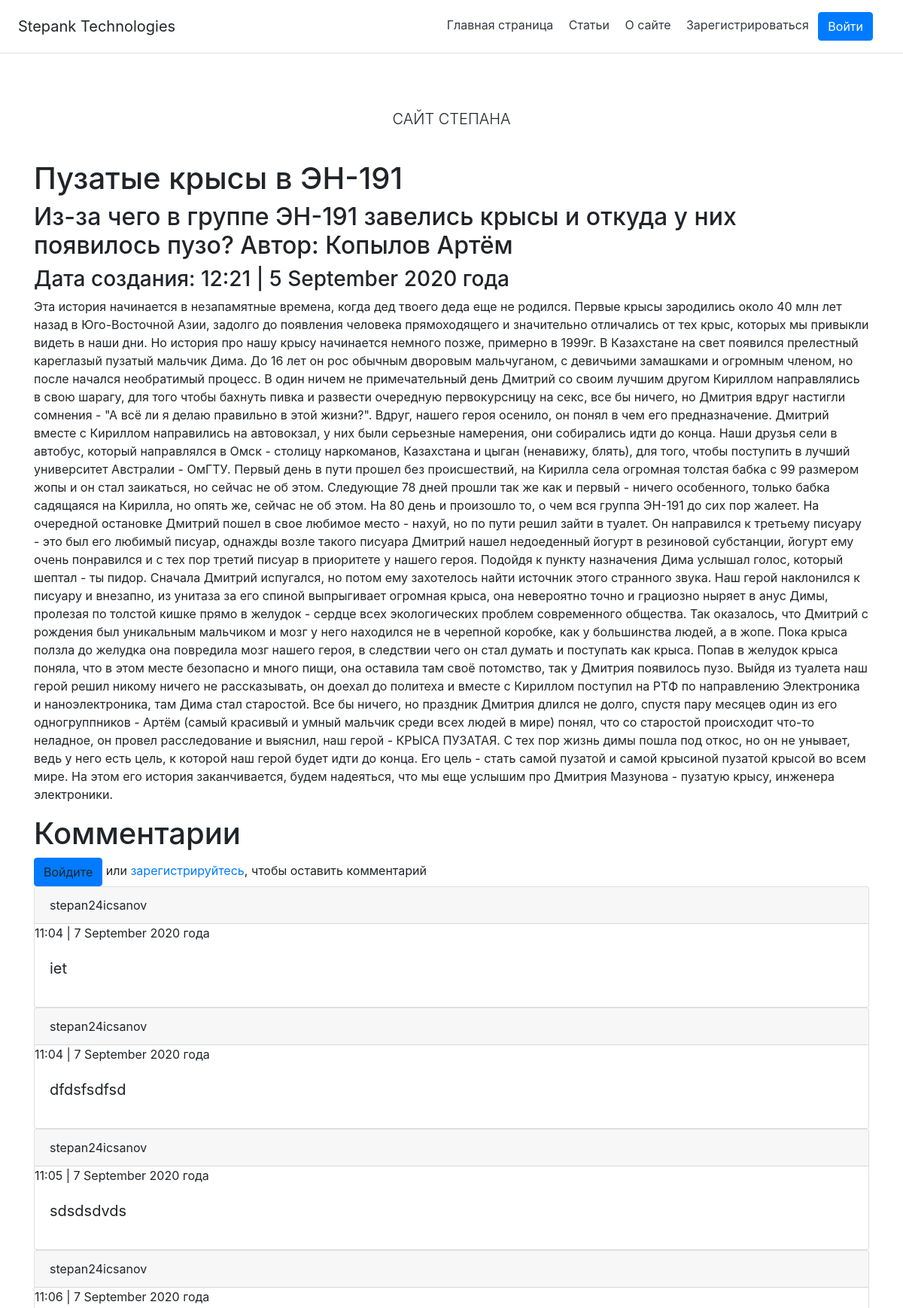
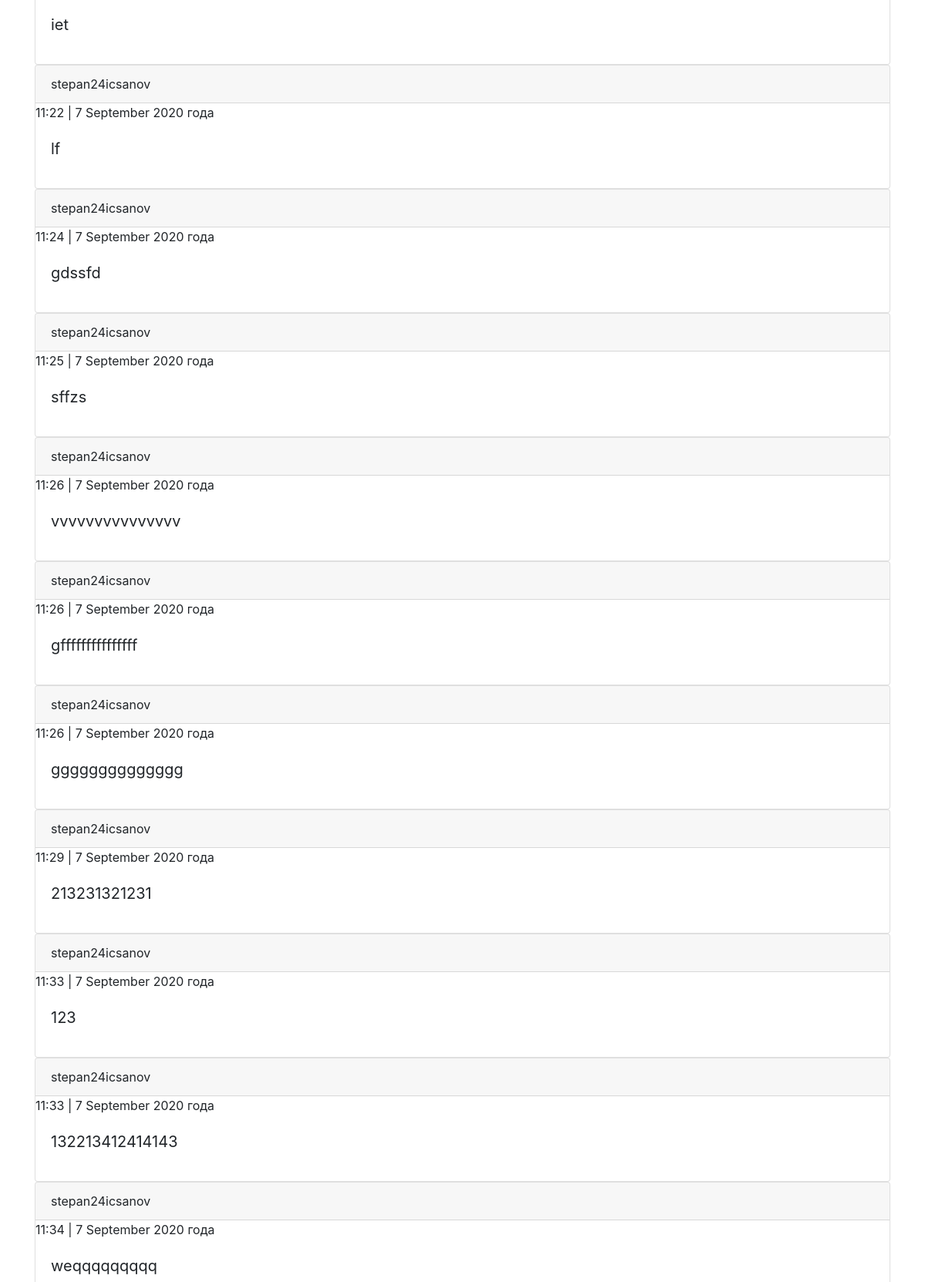
The page /articles/5 (upper part) on the database its author committed (2 pictures, top to bottom).
### webapp/models.py (models this page shows, shortened)
class Post(db.Model):
    post_id = db.Column(db.Integer, primary_key=True)
    title = db.Column(db.String(32), nullable=False)
    header = db.Column(db.String(150), nullable=False)
    text = db.Column(db.String(), nullable=False)
    post_creation_date = db.Column(db.DateTime)

class Comment(db.Model):
    id_comment = db.Column(db.Integer, primary_key=True)
    post_id = db.Column(db.Integer)
    user_name = db.Column(db.String())
    text = db.Column(db.String(320))
    comment_creation_date = db.Column(db.DateTime)

### webapp/articles/articles_routes.py (the view, shortened to what this page needs)
@arti.route('/<int:post_id>', methods=['POST', 'GET'])
def show_post(post_id):
    post = Post.query.get(post_id)
    if request.method == 'GET':
        comments = Comment.query.filter_by(post_id=post_id).all()
        return render_template('/articles/article.html', post=post, comments=comments)
    comments = Comment.query.filter_by(post_id=post_id).all()
    return render_template('/articles/article.html', post=post, comments=comments)

### webapp/templates/articles/article.html (shortened to what this page needs)
{% extends 'base.html' %}
{% block body %}
<h1>{{ post.title }}</h1>
<h2>{{ post.header }}</h2>
<h3>Дата создания: {{ moment(post.post_creation_date, local=False).format('HH:mm | D MMMM YYYY года', refresh=False) }}</h3>
<p>{{ post.text }}</p>
<div class="add_comments">
    <h1>Комментарии</h1>
    {% if current_user.is_authenticated %}
    <form id="comments" method="post">
    <textarea name="text" id="text" cols="" rows="" class="form-control" placeholder="Комментарий" required=""></textarea>
    <input type="submit" class="btn btn-outline-primary" value="Отправить">
    <script>
        var forms = document.querySelector('form');
        forms.addEventListener('submit', function(){
        var btn = this.querySelector("input[type=submit], button[type=submit]");
        btn.disabled = true;
        });
    </script>
    {% else %}
        <a class="btn btn-primary" data-toggle="modal" data-target="#exampleModal">Войдите</a> или <a href="/register">зарегистрируйтесь</a>, чтобы оставить комментарий
    {% endif %}
</div>
<div class="comments">
{% for comment in comments %}
<div class="card">
  <div class="card-header">
    {{ comment.user_name }}
  </div>
    <div>{{ moment(comment.comment_creation_date, local=False).format('HH:mm | D MMMM YYYY года', refresh=False) }}</div>
  <div class="card-body">
    <blockquote class="blockquote mb-0">
      <p>{{ comment.text }}</p>
    </blockquote>
  </div>
</div>
{% endfor %}
</div>
{% endblock %}

### rows shown on the page
Post: title "Пузатые крысы в ЭН-191", header "Из-за чего в группе ЭН-191 завелись крысы и откуда у них появилось пузо? Автор: Копылов Артём", post_creation_date "12:21 | 5 September 2020 года", text "Эта история начинается в незапамятные времена, когда дед твоего деда еще не родился. Первые крысы зародились около 40 млн лет назад в Юго-Восточной Азии, задолго до появления человека прямоходящего и значительно отличались от тех крыс, которых мы привыкли видеть в наши дни. Но история про нашу крысу начинается немного позже, примерно в 1999г. В Казахстане на свет появился прелестный кареглазый пузатый мальчик Дима. До 16 лет он рос обычным дворовым мальчуганом, с девичьими замашками и огромным членом, но после начался необратимый процесс. В один ничем не примечательный день Дмитрий со своим лучшим другом Кириллом направлялись в свою шарагу, для того чтобы бахнуть пивка и развести очередную…"
Comment: user_name "stepan24icsanov", comment_creation_date "11:04 | 7 September 2020 года", text "iet"
Comment: user_name "stepan24icsanov", comment_creation_date "11:04 | 7 September 2020 года", text "dfdsfsdfsd"
Comment: user_name "stepan24icsanov", comment_creation_date "11:05 | 7 September 2020 года", text "sdsdsdvds"
Comment: user_name "stepan24icsanov", comment_creation_date "11:06 | 7 September 2020 года", text "iet"
Comment: user_name "stepan24icsanov", comment_creation_date "11:22 | 7 September 2020 года", text "lf"
Comment: user_name "stepan24icsanov", comment_creation_date "11:24 | 7 September 2020 года", text "gdssfd"
Comment: user_name "stepan24icsanov", comment_creation_date "11:25 | 7 September 2020 года", text "sffzs"
Comment: user_name "stepan24icsanov", comment_creation_date "11:26 | 7 September 2020 года", text "vvvvvvvvvvvvvvv"
Comment: user_name "stepan24icsanov", comment_creation_date "11:26 | 7 September 2020 года", text "gfffffffffffffff"
Comment: user_name "stepan24icsanov", comment_creation_date "11:26 | 7 September 2020 года", text "gggggggggggggg"
Comment: user_name "stepan24icsanov", comment_creation_date "11:29 | 7 September 2020 года", text "213231321231"
Comment: user_name "stepan24icsanov", comment_creation_date "11:33 | 7 September 2020 года", text "123"
Comment: user_name "stepan24icsanov", comment_creation_date "11:33 | 7 September 2020 года", text "132213412414143"
Comment: user_name "stepan24icsanov", comment_creation_date "11:34 | 7 September 2020 года", text "weqqqqqqqqq"
